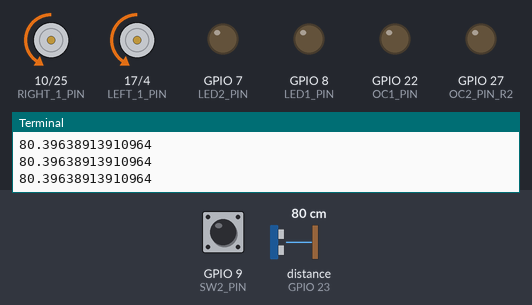
This program was run on a simulated Raspberry Pi (BCM pin numbers). Parts: motor-driver pin pairs drawn as motors (green arrow = first pin HIGH = forward, orange = second pin HIGH = backward, longer = more drive, scaled by the enable pin), output pins drawn as LEDs (lit = HIGH), the last lines printed to the terminal. The inputs (shaded band) are chosen by the test bench; at power-on: distance to the obstacle (sensor on GPIO 23) 80 cm, GPIO 9 (SW2_PIN) HIGH. The echo pulse lasts 58.3 µs per cm; random numbers come from a fixed seed; the interpreter's speed is modelled, so counts of loop turns are approximate; the clock reads 2024-03-15 10:24:30 at power-on unless the program sets it; pins used as bus, display or sensor lines are not drawn.

Above: at 1.2 s.
1.3 s: distance to the obstacle (sensor on GPIO 23) set to 21 cm
2.8 s: distance to the obstacle (sensor on GPIO 23) set to 17 cm
At 6.0 s:
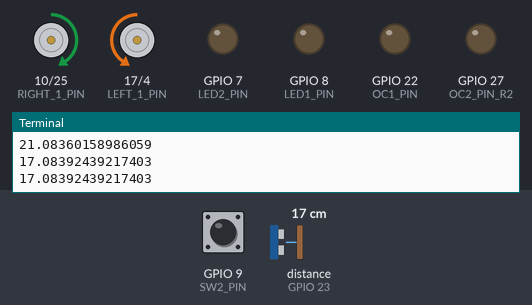
At 8.1 s:
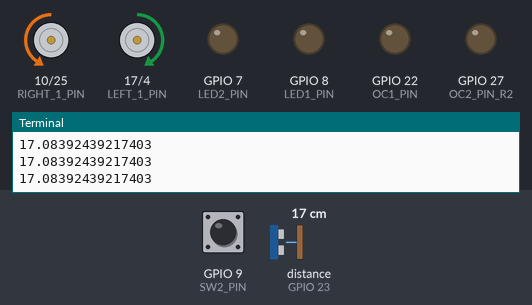
Timing chart, 0 to 14.8 s (numbered marks = the images above; inputs shaded):
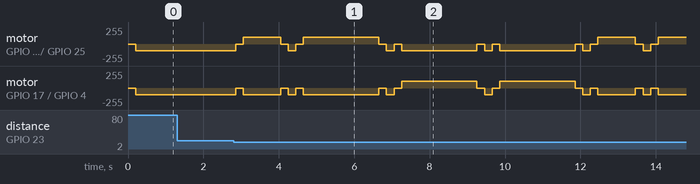

The program:

10_rover.py
```python
# 10_rover.py
# Attach: SR-04 Range finder, switch on SW2, and the motors.
# The switch stops and starts the robot

from rrb3 import *
import time, random

rr = RRB3(9.0, 6.0)

motor_speed = 0.6

# if you dont have a switch connected, change the value below to True
running = True

def turn_randomly():
    turn_time = random.randint(1, 3)
    if random.randint(1, 2) == 1:
        rr.left(turn_time, motor_speed)
    else:
        rr.right(turn_time, motor_speed)
    rr.stop()

print("Press CTRL-c to quit the program")

while True:
    distance = rr.get_distance()
    print(distance)
    if distance < 20 and running:
        turn_randomly()
    if running:
        rr.forward(0, motor_speed)
    if rr.sw2_closed():
        running = not running
    if not running:
        rr.stop()
    time.sleep(0.2)
```

rrb3.py
```python
# rrb3.py Library

import RPi.GPIO as GPIO
import time


class RRB3:

    MOTOR_DELAY = 0.2

    RIGHT_PWM_PIN = 14
    RIGHT_1_PIN = 10
    RIGHT_2_PIN = 25
    LEFT_PWM_PIN = 24
    LEFT_1_PIN = 17
    LEFT_2_PIN = 4
    SW1_PIN = 11
    SW2_PIN = 9
    LED1_PIN = 8
    LED2_PIN = 7
    OC1_PIN = 22
    OC2_PIN = 27
    OC2_PIN_R1 = 21
    OC2_PIN_R2 = 27
    TRIGGER_PIN = 18
    ECHO_PIN = 23
    left_pwm = 0
    right_pwm = 0
    pwm_scale = 0

    old_left_dir = -1
    old_right_dir = -1

    def __init__(self, battery_voltage=9.0, motor_voltage=6.0, revision=2):

        self.pwm_scale = float(motor_voltage) / float(battery_voltage)

        if self.pwm_scale > 1:
            print("WARNING: Motor voltage is higher than battery votage. Motor may run slow.")

        GPIO.setmode(GPIO.BCM)
        GPIO.setwarnings(False)

        GPIO.setup(self.LEFT_PWM_PIN, GPIO.OUT)
        self.left_pwm = GPIO.PWM(self.LEFT_PWM_PIN, 500)
        self.left_pwm.start(0)
        GPIO.setup(self.LEFT_1_PIN, GPIO.OUT)
        GPIO.setup(self.LEFT_2_PIN, GPIO.OUT)

        GPIO.setup(self.RIGHT_PWM_PIN, GPIO.OUT)
        self.right_pwm = GPIO.PWM(self.RIGHT_PWM_PIN, 500)
        self.right_pwm.start(0)
        GPIO.setup(self.RIGHT_1_PIN, GPIO.OUT)
        GPIO.setup(self.RIGHT_2_PIN, GPIO.OUT)

        GPIO.setup(self.LED1_PIN, GPIO.OUT)
        GPIO.setup(self.LED2_PIN, GPIO.OUT)

        GPIO.setup(self.OC1_PIN, GPIO.OUT)
        if revision == 1:
            self.OC2_PIN = self.OC2_PIN_R1
        else:
            self.OC2_PIN = self.OC2_PIN_R2

        GPIO.setup(self.OC2_PIN_R2, GPIO.OUT)

        GPIO.setup(self.SW1_PIN, GPIO.IN)
        GPIO.setup(self.SW2_PIN, GPIO.IN)
        GPIO.setup(self.TRIGGER_PIN, GPIO.OUT)
        GPIO.setup(self.ECHO_PIN, GPIO.IN)

    def set_motors(self, left_pwm, left_dir, right_pwm, right_dir):
        if self.old_left_dir != left_dir or self.old_right_dir != right_dir:
            self.set_driver_pins(0, 0, 0, 0)    # stop motors between sudden changes of direction
            time.sleep(self.MOTOR_DELAY)
        self.set_driver_pins(left_pwm, left_dir, right_pwm, right_dir)
        self.old_left_dir = left_dir
        self.old_right_dir = right_dir

    def set_driver_pins(self, left_pwm, left_dir, right_pwm, right_dir):
        self.left_pwm.ChangeDutyCycle(left_pwm * 100 * self.pwm_scale)
        GPIO.output(self.LEFT_1_PIN, left_dir)
        GPIO.output(self.LEFT_2_PIN, not left_dir)
        self.right_pwm.ChangeDutyCycle(right_pwm * 100 * self.pwm_scale)
        GPIO.output(self.RIGHT_1_PIN, right_dir)
        GPIO.output(self.RIGHT_2_PIN, not right_dir)

    def forward(self, seconds=0, speed=1.0):
        self.set_motors(speed, 0, speed, 0)
        if seconds > 0:
            time.sleep(seconds)
            self.stop()

    def stop(self):
        self.set_motors(0, 0, 0, 0)

    def reverse(self, seconds=0, speed=1.0):
        self.set_motors(speed, 1, speed, 1)
        if seconds > 0:
            time.sleep(seconds)
            self.stop()

    def left(self, seconds=0, speed=0.5):
        self.set_motors(speed, 0, speed, 1)
        if seconds > 0:
            time.sleep(seconds)
            self.stop()

    def right(self, seconds=0, speed=0.5):
        self.set_motors(speed, 1, speed, 0)
        if seconds > 0:
            time.sleep(seconds)
            self.stop()

    def step_forward(self, delay, num_steps):
        for i in range(0, num_steps):
            self.set_driver_pins(1, 1, 1, 0)
            time.sleep(delay)
            self.set_driver_pins(1, 1, 1, 1)
            time.sleep(delay)
            self.set_driver_pins(1, 0, 1, 1)
            time.sleep(delay)
            self.set_driver_pins(1, 0, 1, 0)
            time.sleep(delay)
        self.set_driver_pins(0, 0, 0, 0)

    def step_reverse(self, delay, num_steps):
        for i in range(0, num_steps):
            self.set_driver_pins(1, 0, 1, 0)
            time.sleep(delay)
            self.set_driver_pins(1, 0, 1, 1)
            time.sleep(delay)
            self.set_driver_pins(1, 1, 1, 1)
            time.sleep(delay)
            self.set_driver_pins(1, 1, 1, 0)
            time.sleep(delay)
        self.set_driver_pins(0, 0, 0, 0)

    def sw1_closed(self):
        return not GPIO.input(self.SW1_PIN)

    def sw2_closed(self):
        return not GPIO.input(self.SW2_PIN)

    def set_led1(self, state):
        GPIO.output(self.LED1_PIN, state)

    def set_led2(self, state):
        GPIO.output(self.LED2_PIN, state)

    def set_oc1(self, state):
        GPIO.output(self.OC1_PIN, state)

    def set_oc2(self, state):
        GPIO.output(self.OC2_PIN, state)

    def _send_trigger_pulse(self):
        GPIO.output(self.TRIGGER_PIN, True)
        time.sleep(0.0001)
        GPIO.output(self.TRIGGER_PIN, False)

    def _wait_for_echo(self, value, timeout):
        count = timeout
        while GPIO.input(self.ECHO_PIN) != value and count > 0:
            count -= 1

    def get_distance(self):
        self._send_trigger_pulse()
        self._wait_for_echo(True, 10000)
        start = time.time()
        self._wait_for_echo(False, 10000)
        finish = time.time()
        pulse_len = finish - start
        distance_cm = pulse_len / 0.000058
        return distance_cm

    def cleanup(self):
        GPIO.cleanup()
```

Measured:
- the behaviour switches between 20 and 19 cm on distance to the obstacle (sensor on GPIO 23) (found by bisection; images 0 and 1)
